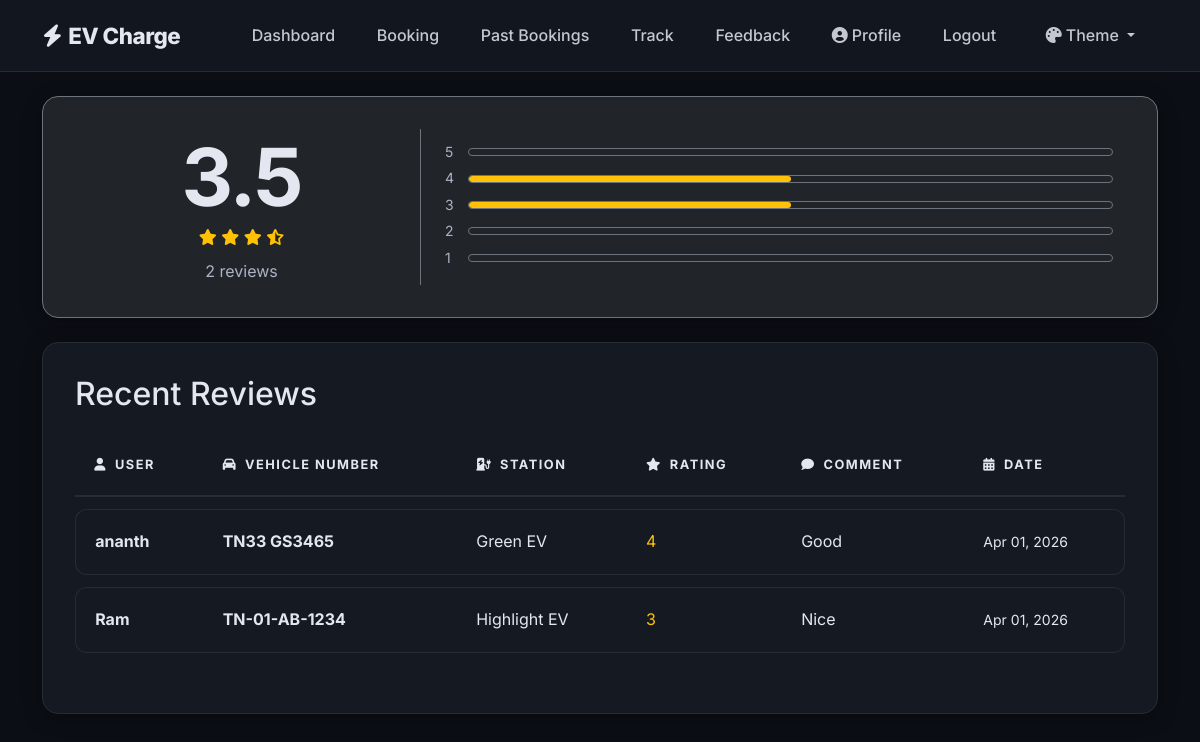
/admin/feedback (signed in), run on the app's committed database.
### models.py (models this page shows, shortened)
class Feedback(db.Model):
    __tablename__ = 'feedbacks'
    id = db.Column(db.Integer, primary_key=True)
    user_id = db.Column(db.Integer, db.ForeignKey('users.id'), nullable=False)
    station_id = db.Column(db.Integer, db.ForeignKey('stations.id'), nullable=False)
    rating = db.Column(db.Integer, nullable=False)
    comment = db.Column(db.Text)
    timestamp = db.Column(db.DateTime, default=datetime.utcnow)

class User(db.Model, UserMixin):
    __tablename__ = 'users'
    id = db.Column(db.Integer, primary_key=True)
    username = db.Column(db.String(100), unique=True, nullable=False)
    email = db.Column(db.String(120), unique=True, nullable=False)
    password = db.Column(db.String(200), nullable=False)
    vehicle_no = db.Column(db.String(50), nullable=False)
    role = db.Column(db.String(20), default='user')  # user/admin
    profile_pic = db.Column(db.String(255), default='default_profile.png')
    bio = db.Column(db.Text, default='Electric Vehicle Enthusiast')
    bookings = db.relationship('Booking', backref='user', lazy=True)
    feedbacks = db.relationship('Feedback', backref='user', lazy=True)

class Station(db.Model):
    __tablename__ = 'stations'
    id = db.Column(db.Integer, primary_key=True)
    name = db.Column(db.String(100), nullable=False)
    location = db.Column(db.String(200), nullable=False)  # Tamil Nadu Area
    latitude = db.Column(db.Float, nullable=True)
    longitude = db.Column(db.Float, nullable=True)
    slots = db.relationship('Slot', backref='station', lazy=True)
    bookings = db.relationship('Booking', backref='station', lazy=True)
    feedbacks = db.relationship('Feedback', backref='station', lazy=True)
    branches = db.relationship('Branch', backref='station', lazy=True)

### routes/admin_routes.py (the view)
@admin_bp.route('/feedback')
@login_required
def feedback():
    all_feedbacks = Feedback.query.order_by(Feedback.timestamp.desc()).all()
    total_count = len(all_feedbacks)
    avg_rating = sum(f.rating for f in all_feedbacks) / total_count if total_count > 0 else 0
    distribution = {}
    for i in range(1, 6):
        count = sum(1 for f in all_feedbacks if f.rating == i)
        percentage = (count / total_count * 100) if total_count > 0 else 0
        distribution[i] = {
            'count': count,
            'percentage': percentage
        }
    return render_template('admin/feedback.html',
                           feedbacks=all_feedbacks,
                           avg_rating=round(avg_rating, 1),
                           total_count=total_count,
                           distribution=distribution)

### app.py (called while the page is built)
@login_manager.user_loader
def load_user(user_id):
    return User.query.get(int(user_id))

@app.context_processor
def inject_google_maps_api_key():
    return {
        'gmaps_api_key': app.config['GOOGLE_MAPS_API_KEY']
    }

### src/templates/admin/feedback.html (shortened to what this page needs)
{% extends "base.html" %}
{% block content %}
<div class="row">
    <div class="col-md-12">
        <div class="card mb-4 bg-dark border-secondary">
            <div class="row align-items-center">
                <div class="col-md-4 text-center border-end border-secondary">
                    <h1 class="display-1 fw-bold mb-0" style="color: var(--accent-color);">{{ avg_rating }}</h1>
                    <div class="text-warning mb-2">
                        {% for i in range(avg_rating|int) %}
                            <i class="fas fa-star"></i>
                        {% endfor %}
                        {% if avg_rating % 1 >= 0.5 %}
                            <i class="fas fa-star-half-alt"></i>
                        {% elif avg_rating|int < 5 %}
                            <i class="far fa-star opacity-50"></i>
                        {% endif %}
                    </div>
                    <p class="text-secondary mb-0">{{ total_count }} reviews</p>
                </div>
                <div class="col-md-8 px-4">
                    {% for i in range(5, 0, -1) %}
                    <div class="d-flex align-items-center mb-1">
                        <span class="text-secondary me-2 small" style="width: 15px;">{{ i }}</span>
                        <div class="progress flex-grow-1 bg-dark border border-secondary" style="height: 8px; border-radius: 4px;">
                            <div class="progress-bar" role="progressbar"
                                 style="width: {{ distribution[i].percentage }}%; background-color: #ffc107; border-radius: 4px;"
                                 aria-valuenow="{{ distribution[i].percentage }}" aria-valuemin="0" aria-valuemax="100"></div>
                        </div>
                    </div>
                    {% endfor %}
                </div>
            </div>
        </div>
        <div class="card">
            <h2 class="mb-4">Recent Reviews</h2>
            <div class="table-responsive">
                <table class="table">
                    <thead>
                        <tr>
                            <th><i class="fas fa-user me-2"></i>User</th>
                            <th><i class="fas fa-car me-2"></i>Vehicle Number</th>
                            <th><i class="fas fa-charging-station me-2"></i>Station</th>
                            <th><i class="fas fa-star me-2"></i>Rating</th>
                            <th><i class="fas fa-comment me-2"></i>Comment</th>
                            <th><i class="fas fa-calendar-alt me-2"></i>Date</th>
                        </tr>
                    </thead>
                    <tbody>
                        {% for feedback in feedbacks %}
                        <tr>
                            <td class="fw-bold">{{ feedback.user.username }}</td>
                            <td class="fw-bold">{{ feedback.user.vehicle_no }}</td>
                            <td>{{ feedback.station.name }}</td>
                            <td>
                                <div class="text-warning">
                                     {{ feedback.rating|round(1) }}
                                </div>
                            </td>
                            <td class="text-secondary">{{ feedback.comment }}</td>
                            <td class="text-secondary small">{{ feedback.timestamp.strftime('%b %d, %Y') }}</td>
                        </tr>
                        {% endfor %}
                    </tbody>
                </table>
            </div>
        </div>
    </div>
</div>
{% endblock %}

### static/css/style.css (style rules this page uses)
:root { --bg-color: #0b0e14; --card-bg: #151921; --border-color: #262c36; --text-primary: #e4e7f0; --text-secondary: #abb3c4; --accent-color: #3897f0; --success-color: #00f5a0; --danger-color: #ff4d4d; --glass-bg: rgba(21, 25, 33, 0.85); --btn-outline-text: #ffffff; }
body { background-color: var(--bg-color); color: var(--text-primary); font-family: 'Inter', sans-serif; margin: 0; padding: 0; line-height: 1.6; -webkit-font-smoothing: antialiased; }
i.fas, i.far, i.fab, i.fal, i.fad { font-family: "Font Awesome 6 Free", "Font Awesome 6 Brands", "Font Awesome 5 Free" !important; }
h1, h2, h3, h4, h5, h6, p, span, label, td, th, .nav-link, .navbar-brand { color: var(--text-primary) !important; }
.text-secondary, small, .text-muted { color: var(--text-secondary) !important; }
.card { background-color: var(--card-bg); border: 1px solid var(--border-color); border-radius: 16px; padding: 2rem; margin-bottom: 2rem; box-shadow: 0 4px 20px rgba(0, 0, 0, 0.3); }
.table { width: 100%; border-collapse: separate; border-spacing: 0 0.8rem; margin-top: -0.8rem; }
.table th { border-bottom: 2px solid var(--border-color); font-weight: 700; text-transform: uppercase; font-size: 0.8rem; letter-spacing: 1.5px; padding: 1.2rem; background: var(--card-bg); color: var(--text-primary) !important; }
.table td { background: var(--card-bg); color: var(--text-primary) !important; padding: 1.2rem; vertical-align: middle; border-top: 1px solid var(--border-color); border-bottom: 1px solid var(--border-color); }
.table tr td:first-child { border-left: 1px solid var(--border-color); border-top-left-radius: 12px; border-bottom-left-radius: 12px; }
.table tr td:last-child { border-right: 1px solid var(--border-color); border-top-right-radius: 12px; border-bottom-right-radius: 12px; }
.text-warning { color: #ffc107 !important; }
.display-1 { font-size: 5rem; letter-spacing: -2px; }
.progress { overflow: hidden; background-color: var(--border-color); }
.progress-bar { transition: width 0.6s ease; }

### data on the page
Feedback: user.username "ananth", user.vehicle_no "TN33 GS3465", station.name "Green EV", rating "4", comment "Good", timestamp "Apr 01, 2026"
Feedback: user.username "Ram", user.vehicle_no "TN-01-AB-1234", station.name "Highlight EV", rating "3", comment "Nice", timestamp "Apr 01, 2026"

### other printed values
{{ avg_rating }} "3.5"
{{ total_count }} "2"
{{ i }} "5" "4" "3" "2" "1"
